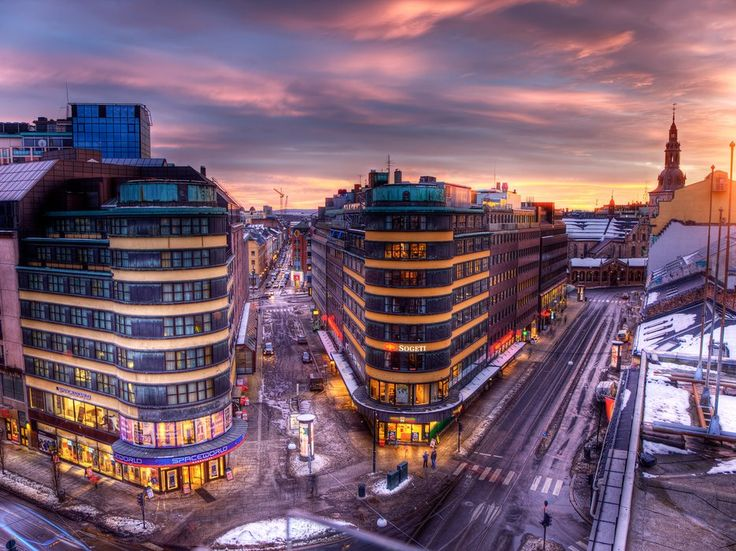
#> input picture 4/img/2.png, 736 x 551 px, found by its file name
$ python 4.py   (older library calls are emulated)
#> lines starting #> are read from the running program, lines starting #| are printed output that depends on the picture
import cv2
import numpy as np

def non_max_suppression(magnitude, angle):
    H, W = magnitude.shape
    output = np.zeros((H, W), dtype=np.float64)

    angle_deg = angle * 180.0 / np.pi
    angle_deg[angle_deg < 0] += 180

    for i in range(1, H - 1):
        for j in range(1, W - 1):
            q = 255
            r = 255
            a = angle_deg[i, j]

            if (0 <= a < 22.5) or (157.5 <= a <= 180):
                q = magnitude[i, j + 1]
                r = magnitude[i, j - 1]
            elif 22.5 <= a < 67.5:
                q = magnitude[i + 1, j - 1]
                r = magnitude[i - 1, j + 1]
            elif 67.5 <= a < 112.5:
                q = magnitude[i + 1, j]
                r = magnitude[i - 1, j]
            elif 112.5 <= a < 157.5:
                q = magnitude[i - 1, j - 1]
                r = magnitude[i + 1, j + 1]

            if magnitude[i, j] >= q and magnitude[i, j] >= r:
                output[i, j] = magnitude[i, j]
            else:
                output[i, j] = 0

    return output


def double_threshold(nms, low_ratio=0.1, high_ratio=0.3):
    high = nms.max() * high_ratio
    low = high * low_ratio

    strong = 255
    weak = 75

    H, W = nms.shape
    result = np.zeros((H, W), dtype=np.uint8)

    strong_i, strong_j = np.where(nms >= high)
    weak_i, weak_j = np.where((nms <= high) & (nms >= low))

    result[strong_i, strong_j] = strong
    result[weak_i, weak_j] = weak

    return result


def process_image(path):
    # Считывание изображения
    img = cv2.imread(path)
#> img is the input picture: shape (551, 736, 3); mean B, G, R 111.7, 93.8, 120.9
    gray = cv2.cvtColor(img, cv2.COLOR_BGR2GRAY)

    # Гауссово размытие
    blurred = cv2.GaussianBlur(gray, (7, 7), 0)
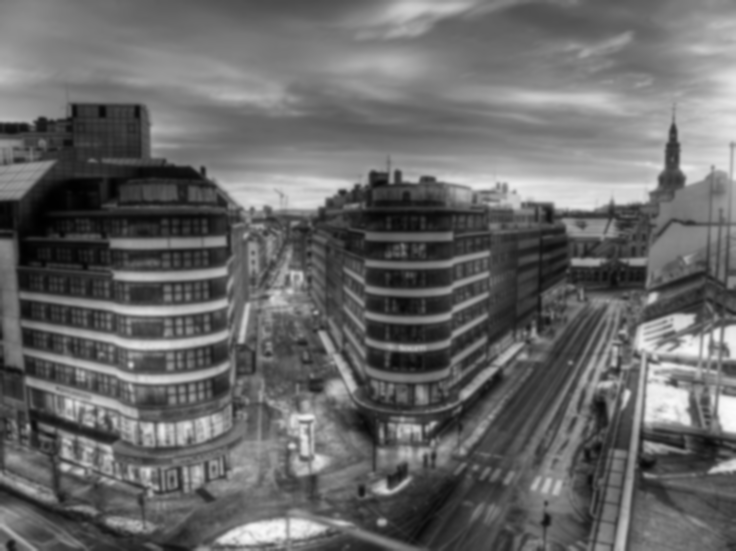
#> blurred: shape (551, 736); min 0, max 251, mean 104

    # Градиенты Собеля
    grad_x = cv2.Sobel(blurred, cv2.CV_64F, 1, 0)
    grad_y = cv2.Sobel(blurred, cv2.CV_64F, 0, 1)
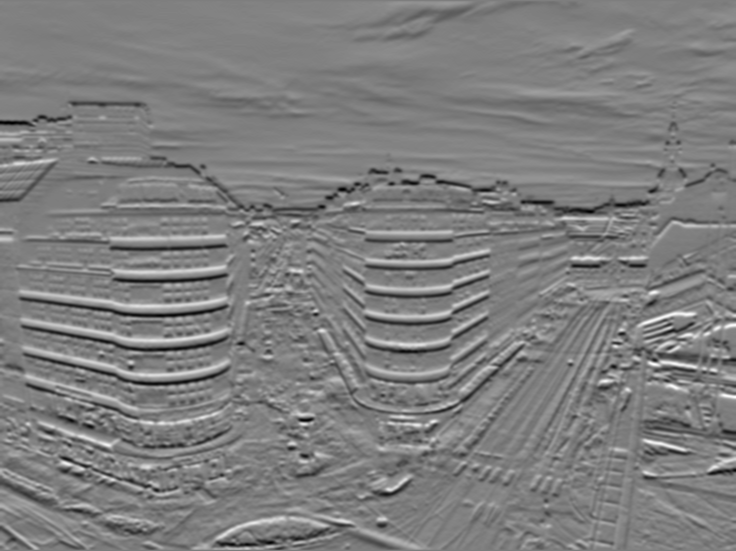
#> grad_y: shape (551, 736) float64; min -307, max 310, mean -0.4; drawn with min black and max white

    magnitude = np.sqrt(grad_x**2 + grad_y**2)
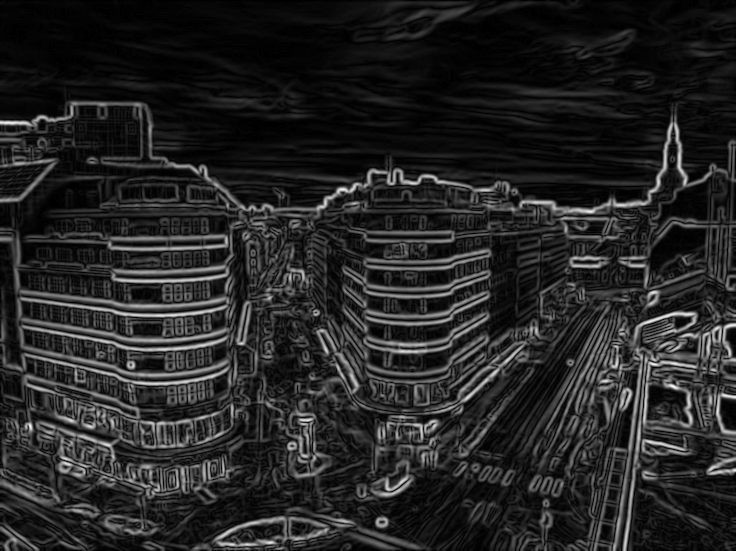
#> magnitude: shape (551, 736) float64; min 0, max 328.8, mean 48.2; drawn with min black and max white
    angle = np.arctan2(grad_y, grad_x)
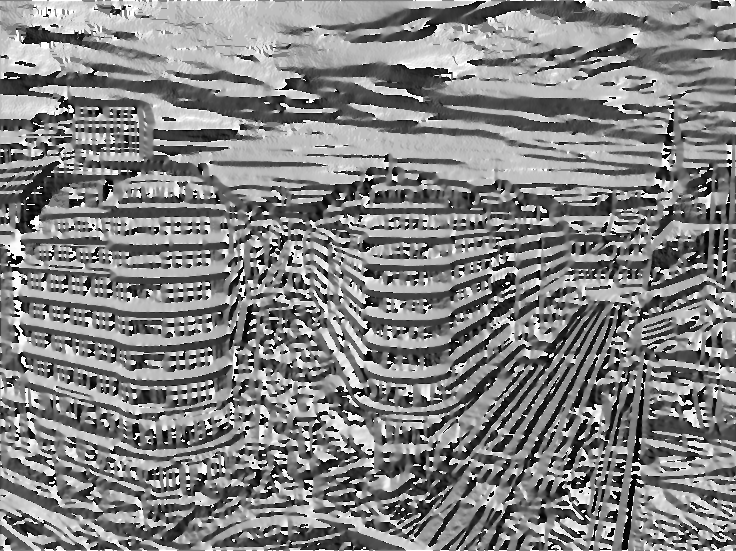
#> angle: shape (551, 736) float64; min -3.14, max 3.14, mean 0.108; drawn with min black and max white

    # Подавление немаксимумов
    nms = non_max_suppression(magnitude, angle)
#> in non_max_suppression, `angle_deg[angle_deg < 0] += 180`:
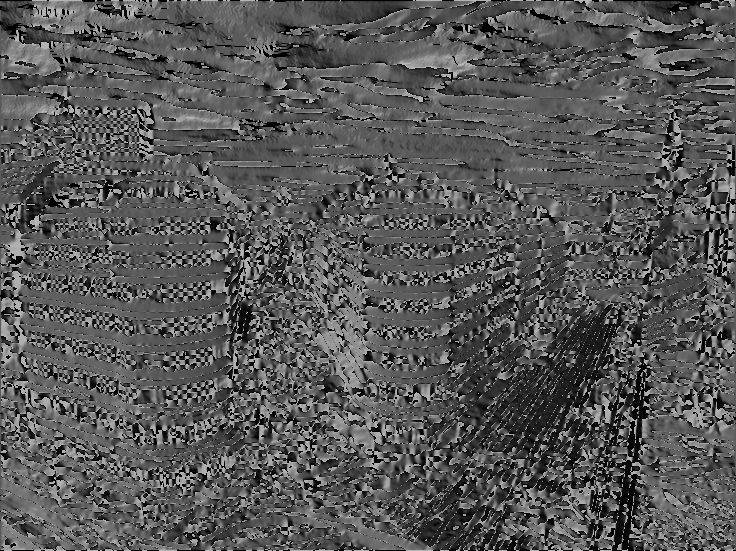
#> angle_deg: shape (551, 736) float64; min 0, max 180, mean 87.3
#> after the loop in non_max_suppression, `for i in range(1, H - 1):`:
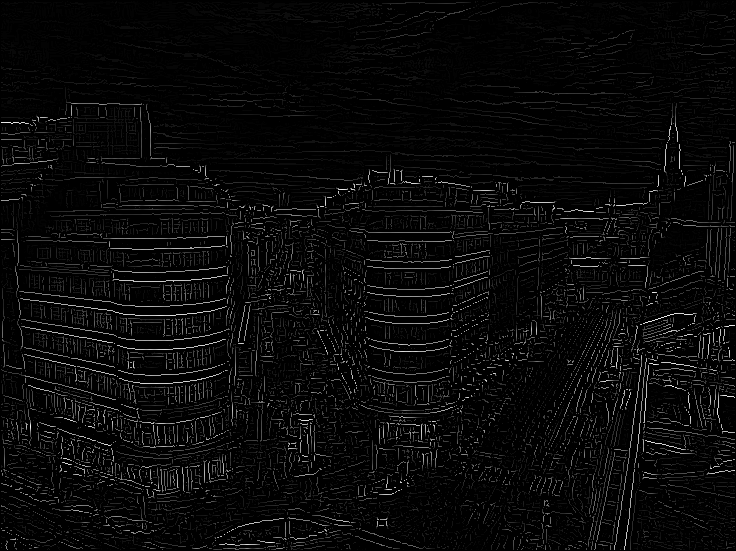
#> output: shape (551, 736) float64; min 0, max 328.8, mean 12.3; drawn with min black and max white

    # Двойная пороговая фильтрация
    dt = double_threshold(nms)
#> in double_threshold, `high = nms.max() * high_ratio`: high = 98.63
#> in double_threshold, `low = high * low_ratio`: low = 9.86
#> in double_threshold, `strong_i, strong_j = np.where(nms >= high)`: strong_i = 17626 values from 102 to 549; strong_j = 17626 values, max 734 at index 325, min 1 at index 170, mean 354.3
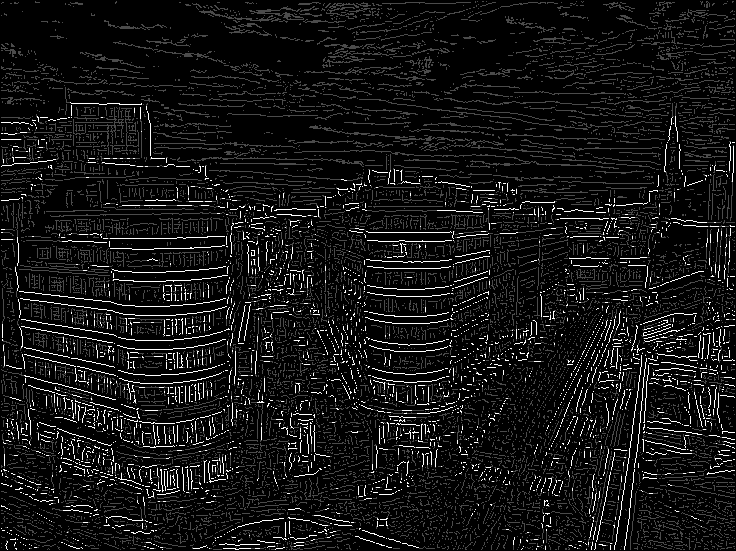
#> dt: shape (551, 736); min 0, max 255, mean 20.4

    # Отображение
    nms_norm = cv2.normalize(nms, None, 0, 255, cv2.NORM_MINMAX).astype(np.uint8)

    cv2.imshow("Оригинал", gray)
    cv2.imshow("После NMS", nms_norm)
    cv2.imshow("Двойная пороговая фильтрация", dt)

    cv2.waitKey(0)
    cv2.destroyAllWindows()


process_image("C:/Users/Alexandr/Desktop/cvision/4/img/2.png")

$ run again, with 4/img/3.bmp saved as 4/img/2.png
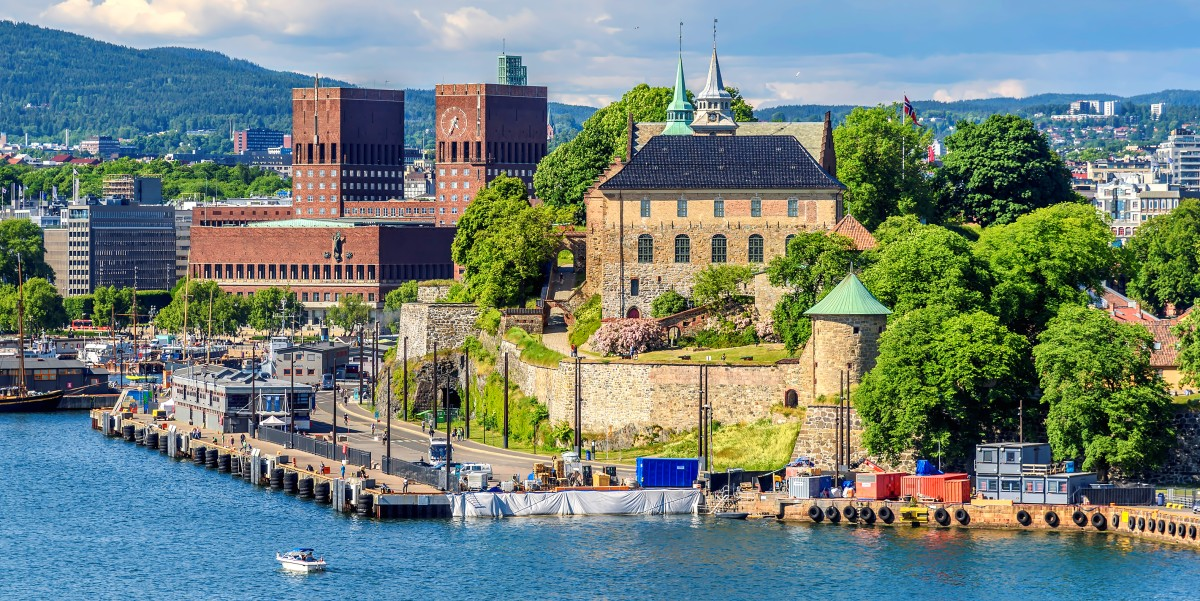
#> input picture 4/img/3.bmp, 1200 x 601 px, found by its file name
#> in process_image, img is the input picture: shape (601, 1200, 3); mean B, G, R 122.3, 129.9, 113.3
#> after the loop in non_max_suppression, `for i in range(1, H - 1):`:
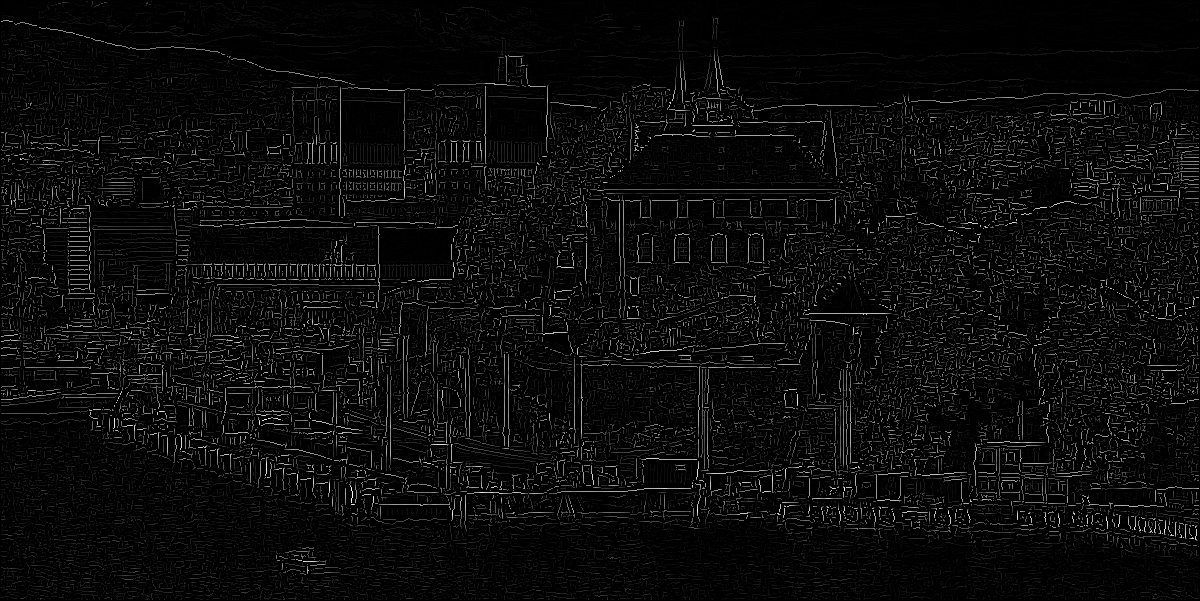
#> output: shape (601, 1200) float64; min 0, max 385.8, mean 15.9; drawn with min black and max white
#> high = 115.7
#> low = 11.57
#> in process_image, `dt = double_threshold(nms)`:
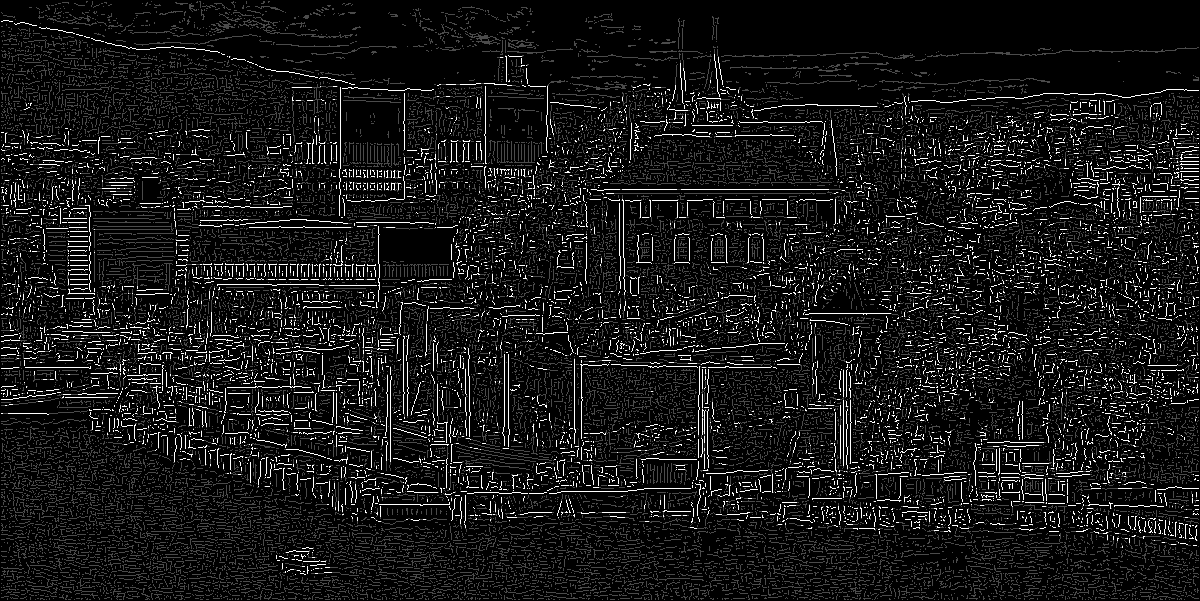
#> dt: shape (601, 1200); min 0, max 255, mean 22.9
